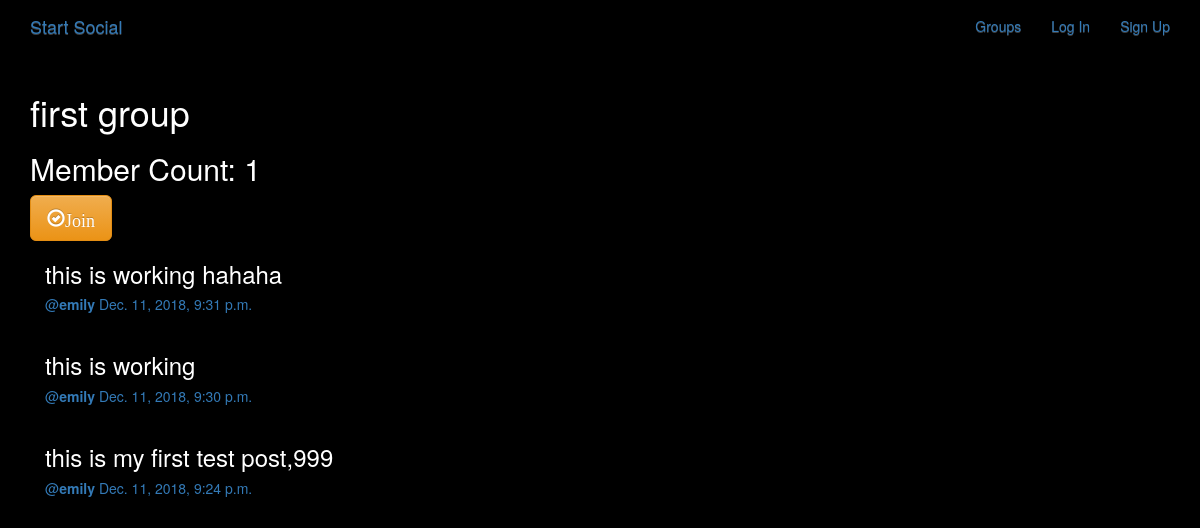
The app's page /groups/posts/in/first-group/ with its own data.
### groups/models.py (models this page shows, shortened)
class Group(models.Model):
	name= models.CharField(max_length=255, unique=True)
	slug=models.SlugField(allow_unicode=True, unique=True)
	description=models.TextField(blank=True, default='')
	description_html=models.TextField(editable=False, default='', blank=True)
	members=models.ManyToManyField(User, through='GroupMember')
	class Meta:
		ordering=['name']

### posts/models.py (models this page shows, shortened)
class Post(models.Model):
	user=models.ForeignKey(User, related_name='posts')
	created_at=models.DateTimeField(auto_now=True)
	message=models.TextField()
	message_html=models.TextField(editable=False)
	group=models.ForeignKey(Group, related_name='posts', null=True, blank=True)
	class Meta:
		ordering= ['-created_at'] #decending order, the most recent post is on the top
		unique_together=['user', 'message']

### groups/views.py (the view)
# urls.py: url(r'^posts/in/(?P<slug>[-\w]+)/$',views.SingleGroup.as_view(),name='single'),
class SingleGroup(generic.DetailView):
	model=Group

### groups/templates/groups/group_detail.html
{% extends "groups/group_base.html" %}
{% block pregroup %}
<h1>{{group.name}}</h1>
<h2>Member Count: {{group.members.count}}</h2>
<div class="content">
  {% if user in group.members.all %}
    <a href="{%url 'groups:leave' slug=group.slug %}"
       class='btn btn-lg btn-fill btn-warning'><span
       class='glyphicon glyphicon-remove-circle'></span>Leave
       </a>
  {% else %}
    <a href="{%url 'groups:join' slug=group.slug %}" class='btn btn-lg btn-fill btn-warning'><span class='glyphicon glyphicon-ok-circle'>Join</span>
     </a>
  {% endif %}
</div>
{% endblock %}
{% block group_content %}
<div class="col-md-8">
  {% if group.posts.count == 0 %}
    <h2>No posts in this group!</h2>
  {% else %}
    {% for post in group.posts.all %}
      {% include "posts/_post.html" %}
    {% endfor %}
  {% endif %}
</div>
{% endblock %}

### posts/templates/posts/_post.html (shortened to what this page needs)
<div class="post media">
  <h3>{{post.message_html|safe}}</h3>
  <div class="media-body">
    <h5 class='media-heading'>
    <span class='username'>
      <a href="{% url 'posts:for_user' username=post.user.username %}">
      @<strong>{{post.user.username}}</strong>
      </a>
    </span>
    <time class='time'>
      <a href="{% url 'posts:single' username=post.user.username pk=post.pk %}">
        {{post.created_at}}
      </a>
    </time>
    </h5>
  </div>
</div>

### static/simplesocial/css/master.css (style rules this page uses)
body { margin: 0; overflow: hidden; background-color: black; color:white; }

### records on screen
Group: name "first group", members.count "1"
Post: message_html "this is working hahaha", user.username "emily", created_at "Dec. 11, 2018, 9:31 p.m."
Post: message_html "this is working", user.username "emily", created_at "Dec. 11, 2018, 9:30 p.m."
Post: message_html "this is my first test post,999", user.username "emily", created_at "Dec. 11, 2018, 9:24 p.m."
